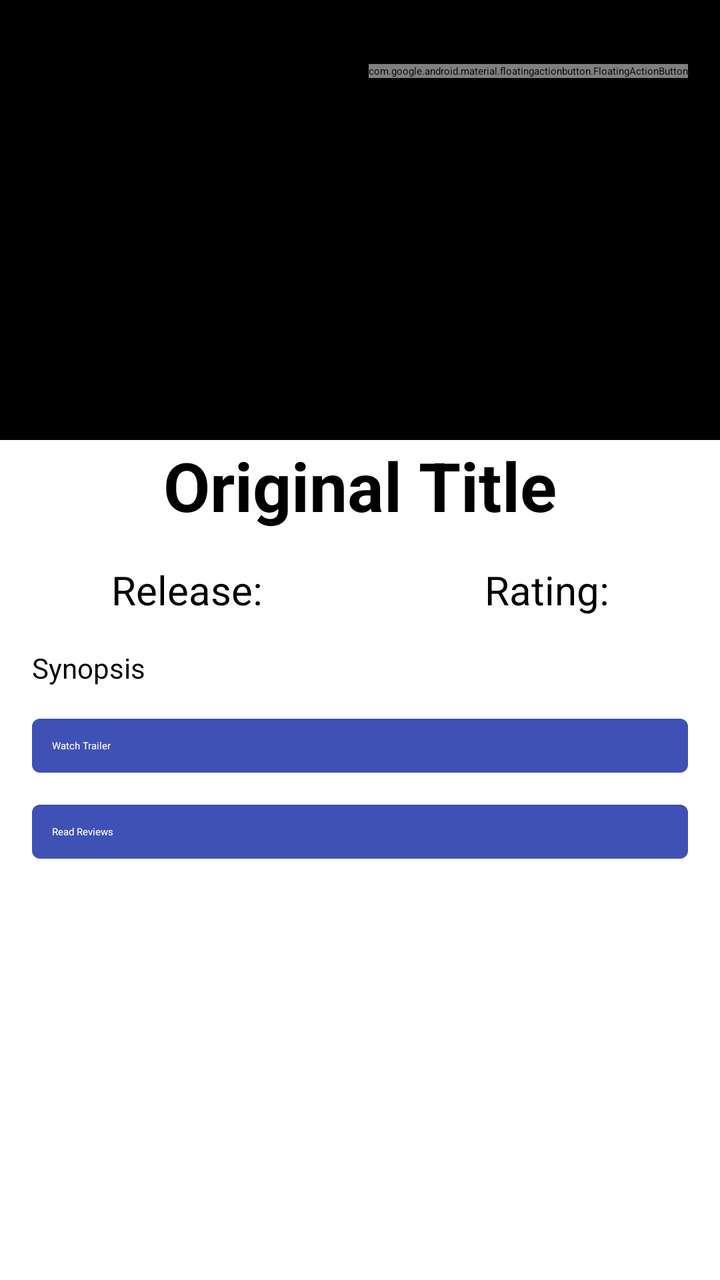
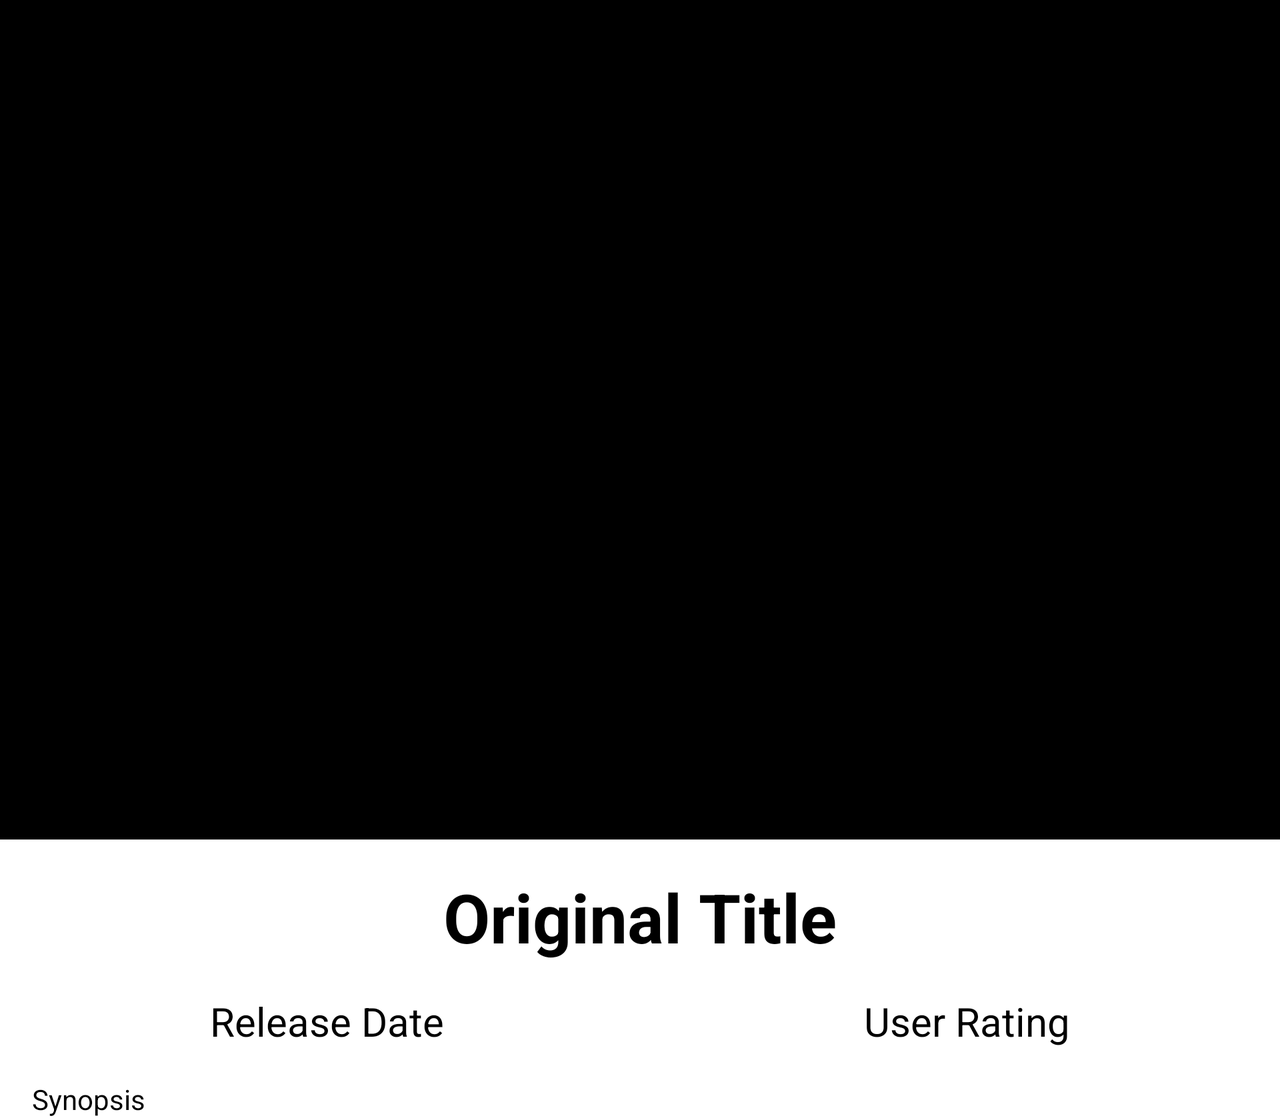

Two renders of one Android screen. The first uses the default layout on a phone; the second uses the alternative layout the repository ships for a different screen configuration, on a matching device. The two XML files are below.
<!-- AndroidManifest.xml: activity theme DetailsTheme -->
<!-- res/layout/fragment_details.xml -->
<?xml version="1.0" encoding="utf-8"?>
<ScrollView xmlns:android="http://schemas.android.com/apk/res/android"
    xmlns:app="http://schemas.android.com/apk/res-auto"
    android:layout_width="match_parent"
    android:layout_height="match_parent">

<LinearLayout
    android:layout_width="match_parent"
    android:layout_height="match_parent"
    android:orientation="vertical">

    <RelativeLayout
        android:layout_width="match_parent"
        android:layout_height="wrap_content">
    <ImageView
        android:layout_width="fill_parent"
        android:layout_height="220sp"
        android:id="@+id/ivDetailsBackdrop"
        android:layout_alignParentTop="true"
        android:layout_centerHorizontal="true"
        android:background="@android:color/background_dark"
        android:contentDescription="Movie Poster" />

    
    <android.support.design.widget.FloatingActionButton
        android:id="@+id/btn_favourite"
        android:layout_width="wrap_content"
        android:layout_height="wrap_content"
        android:layout_alignParentRight="true"
        android:layout_marginTop="32dp"
        android:layout_marginRight="16dp"
        android:elevation="2dp"
        app:fabSize="mini"
        android:onClick="addToFavourites"
        android:src="@android:drawable/btn_star"/>
    </RelativeLayout>

    <TextView
        android:layout_width="wrap_content"
        android:layout_height="wrap_content"
        android:textAppearance="?android:attr/textAppearanceLarge"
        android:text="Original Title"
        android:id="@+id/tvDetailsTitle"
        android:layout_gravity="center"
        android:gravity="center"
        android:textSize="@dimen/abc_text_size_display_1_material"
        android:textStyle="bold" />

    <LinearLayout
        android:orientation="horizontal"
        android:layout_width="match_parent"
        android:layout_height="wrap_content"
        android:id="@+id/rowDetails"
        android:paddingTop="16dp"
        android:paddingBottom="16dp">

        <TextView
            android:layout_width="wrap_content"
            android:layout_height="wrap_content"
            android:textAppearance="?android:attr/textAppearanceMedium"
            android:text="@string/release_date"
            android:id="@+id/tvDetailsReleaseDate"
            android:layout_weight="1"
            android:gravity="center_horizontal"
            android:textSize="@dimen/abc_text_size_title_material" />

        <TextView
            android:layout_width="wrap_content"
            android:layout_height="wrap_content"
            android:textAppearance="?android:attr/textAppearanceMedium"
            android:text="@string/user_rating"
            android:id="@+id/tvDetailsUserRating"
            android:layout_weight="1"
            android:gravity="center_horizontal"
            android:textSize="@dimen/abc_text_size_title_material" />

    </LinearLayout>

    <TextView
        android:layout_width="match_parent"
        android:layout_height="wrap_content"
        android:text="Synopsis"
        android:layout_marginLeft="16dp"
        android:layout_marginRight="16dp"
        android:id="@+id/tvDetailsSynopsis"
        android:textSize="@dimen/abc_text_size_body_1_material" />

    <Button
        android:layout_width="match_parent"
        android:layout_height="wrap_content"
        android:layout_marginTop="16dp"
        android:layout_marginLeft="16dp"
        android:layout_marginRight="16dp"
        android:background="@drawable/button_background"
        android:textColor="@color/white"
        android:id="@+id/btn_trailer"
        android:text="@string/watch_trailer" />
    <Button
        android:layout_width="match_parent"
        android:layout_height="wrap_content"
        android:layout_margin="16dp"
        android:background="@drawable/button_background"
        android:textColor="@color/white"
        android:id="@+id/btn_reviews"
        android:text="@string/read_reviews" />

    <ListView
        android:layout_width="match_parent"
        android:layout_height="wrap_content"
        android:id="@+id/lv_reviews" />
</LinearLayout>

</ScrollView>
<!-- resources referenced by this layout -->
<resources>
  <!-- drawable button_background (drawable) -->
  <?xml version="1.0" encoding="utf-8"?>
  <selector xmlns:android="http://schemas.android.com/apk/res/android">
      <item android:state_pressed="true" >
          <shape>
              <solid
                  android:color="#299FFF" />
  
              <corners
                  android:radius="3dp" />
              <padding
                  android:left="10dp"
                  android:top="10dp"
                  android:right="10dp"
                  android:bottom="10dp" />
          </shape>
      </item>
      <item>
          <shape>
              <solid
                  android:color="@color/colorPrimary"/>
              <corners
                  android:radius="4dp" />
              <padding
                  android:left="10dp"
                  android:top="10dp"
                  android:right="10dp"
                  android:bottom="10dp" />
          </shape>
      </item>
  </selector>
  <string name="read_reviews">Read Reviews</string>
  <string name="release_date">Release:</string>
  <string name="user_rating">Rating:</string>
  <string name="watch_trailer">Watch Trailer</string>
  <!-- from res/values-v19/ -->
  <style name="DetailsTheme" parent="AppTheme.NoActionBar">
                  <item name="android:windowTranslucentStatus">true</item>
                  <item name="android:windowTranslucentNavigation">true</item>
          </style>
  <color name="colorPrimary">#3F51B5</color>
</resources>
<!-- res/layout-w600dp-land/fragment_details.xml (the repository's variant of the layout above) -->
<!-- drawn on the phone turned sideways -->
<?xml version="1.0" encoding="utf-8"?>
<ScrollView xmlns:android="http://schemas.android.com/apk/res/android"
    android:layout_width="match_parent"
    android:layout_height="match_parent">

<RelativeLayout
    android:layout_width="match_parent"
    android:layout_height="match_parent">

    <ImageView
        android:layout_width="fill_parent"
        android:layout_height="420sp"
        android:id="@+id/ivDetailsPoster"
        android:layout_alignParentTop="true"
        android:layout_centerHorizontal="true"
        android:background="@android:color/background_dark"
        android:contentDescription="Movie Poster" />

    <TextView
        android:layout_width="wrap_content"
        android:layout_height="wrap_content"
        android:textAppearance="?android:attr/textAppearanceLarge"
        android:text="Original Title"
        android:id="@+id/tvDetailsTitle"
        android:paddingTop="16dp"
        android:layout_below="@id/ivDetailsPoster"
        android:layout_centerHorizontal="true"
        android:gravity="center"
        android:textSize="@dimen/abc_text_size_display_1_material"
        android:textStyle="bold" />

    <LinearLayout
        android:orientation="horizontal"
        android:layout_width="match_parent"
        android:layout_height="wrap_content"
        android:layout_below="@+id/tvDetailsTitle"
        android:id="@+id/rowDetails"
        android:paddingTop="16dp"
        android:paddingBottom="16dp"
        android:layout_alignParentLeft="true"
        android:layout_alignParentStart="true">

        <TextView
            android:layout_width="wrap_content"
            android:layout_height="wrap_content"
            android:textAppearance="?android:attr/textAppearanceMedium"
            android:text="Release Date"
            android:id="@+id/tvDetailsReleaseDate"
            android:layout_weight="1"
            android:gravity="center_horizontal"
            android:textSize="@dimen/abc_text_size_title_material" />

        <TextView
            android:layout_width="wrap_content"
            android:layout_height="wrap_content"
            android:textAppearance="?android:attr/textAppearanceMedium"
            android:text="User Rating"
            android:id="@+id/tvDetailsUserRating"
            android:layout_weight="1"
            android:gravity="center_horizontal"
            android:textSize="@dimen/abc_text_size_title_material" />

    </LinearLayout>
    <TextView
        android:layout_width="match_parent"
        android:layout_height="wrap_content"
        android:text="Synopsis"
        android:paddingLeft="16dp"
        android:paddingRight="16dp"
        android:id="@+id/tvDetailsSynopsis"
        android:layout_below="@+id/rowDetails"
        android:textSize="@dimen/abc_text_size_body_1_material" />
</RelativeLayout>

</ScrollView>
<!-- resources referenced by the variant -->
<!-- as the phone turned sideways resolves them -->
<resources>
  <!-- from res/values-v19/ -->
  <style name="DetailsTheme" parent="AppTheme.NoActionBar">
                  <item name="android:windowTranslucentStatus">true</item>
                  <item name="android:windowTranslucentNavigation">true</item>
          </style>
</resources>
